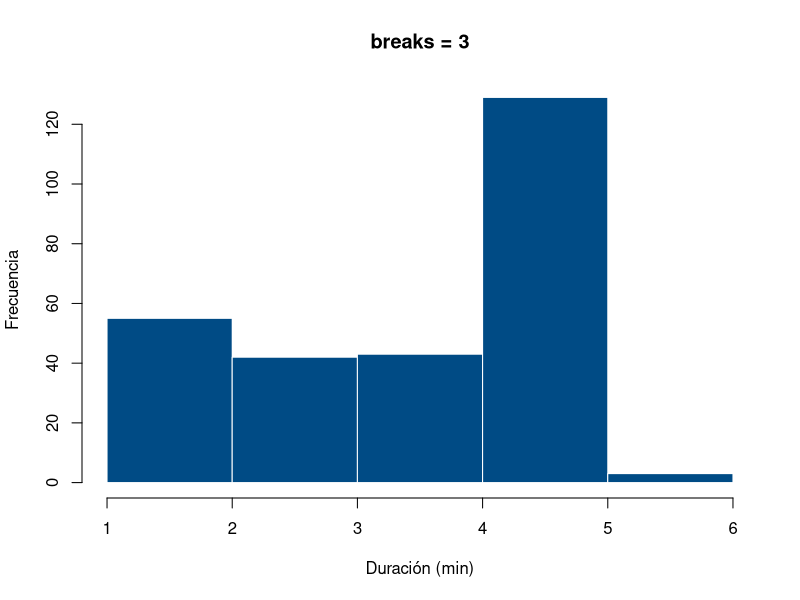
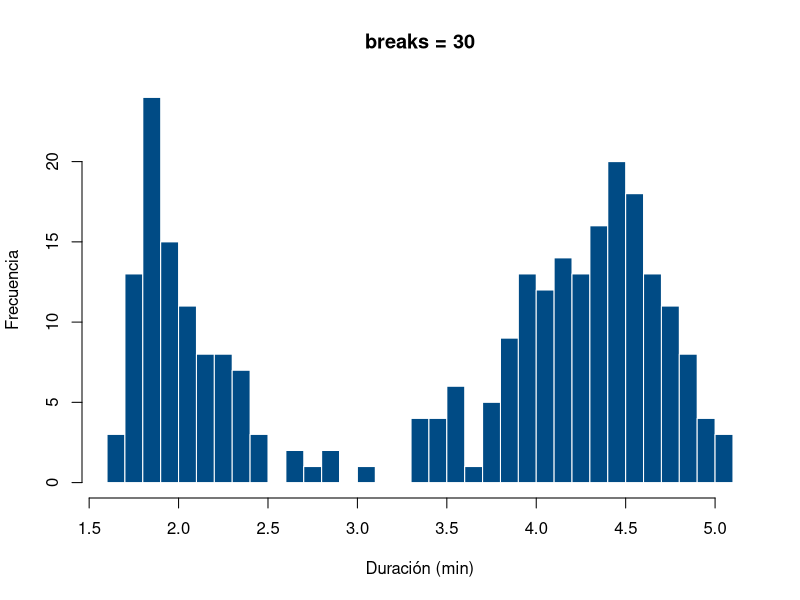
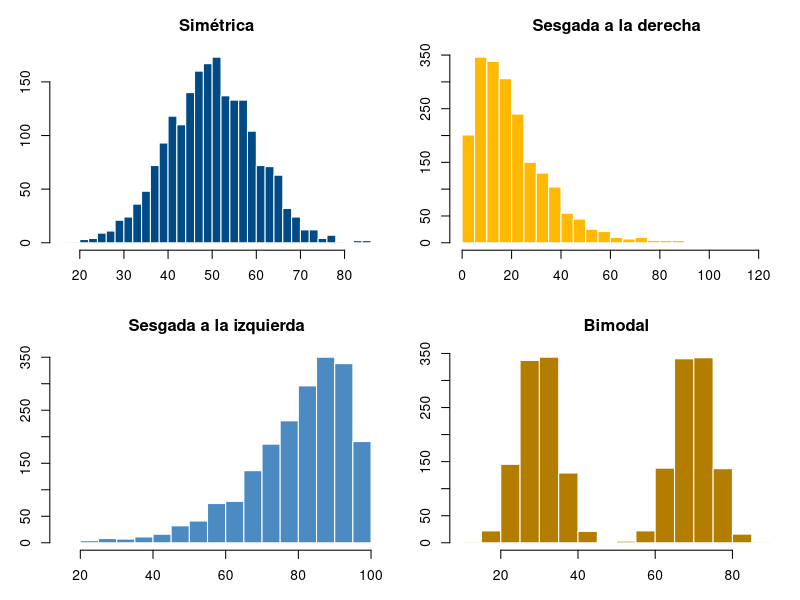
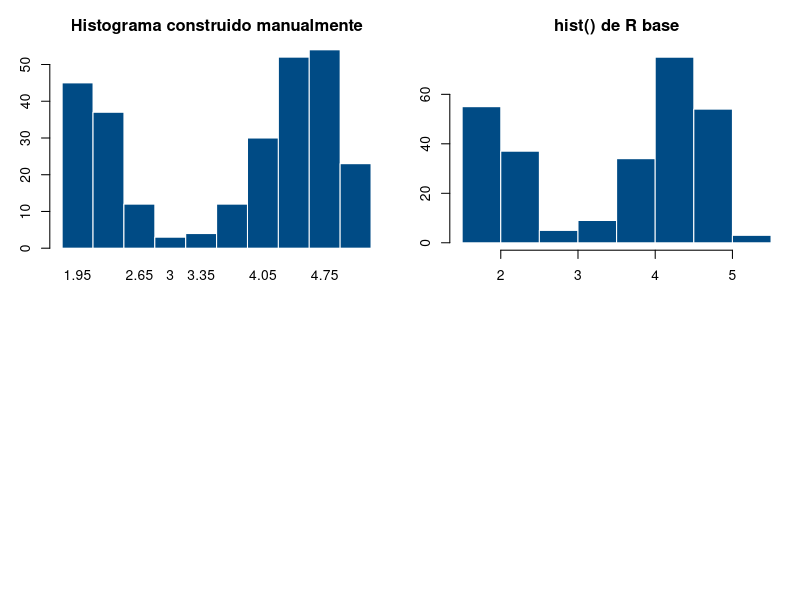
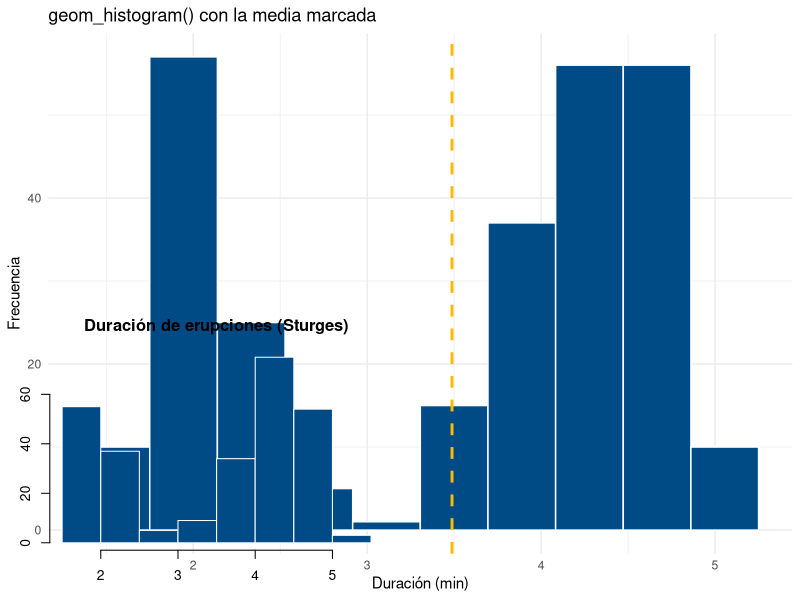

These figures' R source, in order:
## ---- chunk 1
#| label: fig-histograma-sturges
#| fig-cap: "Duración de erupciones de Old Faithful — pocos vs. muchos intervalos"
#| layout-ncol: 2
data(faithful)

hist(faithful$eruptions, breaks = 3, col = "#004B85", border = "white",
     main = "breaks = 3", xlab = "Duración (min)", ylab = "Frecuencia")

hist(faithful$eruptions, breaks = 30, col = "#004B85", border = "white",
     main = "breaks = 30", xlab = "Duración (min)", ylab = "Frecuencia")
## ---- chunk 2
#| label: fig-cuatro-formas
#| fig-cap: "Las cuatro formas típicas de una distribución, generadas con datos reales"
set.seed(42)
par(mfrow = c(2, 2), mar = c(3, 3, 3, 1))

# Simétrica
x1 <- rnorm(2000, mean = 50, sd = 10)
hist(x1, breaks = 25, col = "#004B85", border = "white",
     main = "Simétrica", xlab = "", ylab = "")

# Sesgada a la derecha
x2 <- rgamma(2000, shape = 2, rate = 0.1)
hist(x2, breaks = 25, col = "#FFB903", border = "white",
     main = "Sesgada a la derecha", xlab = "", ylab = "")

# Sesgada a la izquierda
x3 <- 100 - rgamma(2000, shape = 2, rate = 0.1)
hist(x3, breaks = 25, col = "#4B8BC2", border = "white",
     main = "Sesgada a la izquierda", xlab = "", ylab = "")

# Bimodal
x4 <- c(rnorm(1000, 30, 5), rnorm(1000, 70, 5))
hist(x4, breaks = 25, col = "#B37D00", border = "white",
     main = "Bimodal", xlab = "", ylab = "")
## ---- chunk 3
x <- faithful$eruptions
n <- length(x)

# Paso 1-3: rango, k por Sturges, ancho de clase
rango <- max(x) - min(x)
k <- ceiling(1 + 3.3 * log10(n))
w <- rango / k
c(rango = rango, k = k, ancho = round(w, 3))

# Paso 4: límites de clase
limites <- seq(min(x), max(x), length.out = k + 1)

# Paso 5: asignar cada dato a su clase y contar
clases <- cut(x, breaks = limites, include.lowest = TRUE)
tabla_agrupada <- data.frame(
  Intervalo       = levels(clases),
  Frec_absoluta   = as.vector(table(clases)),
  Frec_relativa   = round(as.vector(table(clases)) / n, 3),
  Frec_acumulada  = cumsum(as.vector(table(clases)))
)
tabla_agrupada
## ---- chunk 4
barplot(tabla_agrupada$Frec_absoluta, space = 0,
        names.arg = round(limites[-1], 2),
        col = "#004B85", border = "white",
        xlab = "Duración (min)", ylab = "Frecuencia",
        main = "Histograma construido manualmente")
## ---- chunk 5
h <- hist(faithful$eruptions, breaks = k,
          col = "#004B85", border = "white",
          xlab = "Duración (min)", ylab = "Frecuencia",
          main = "hist() de R base")
## ---- chunk 6
h$breaks   # límites de clase que usó
h$counts   # frecuencias absolutas por clase
## ---- chunk 7
#| message: false
library(ggplot2)

ggplot(faithful, aes(x = eruptions)) +
  geom_histogram(bins = k, fill = "#004B85", color = "white") +
  geom_vline(aes(xintercept = mean(eruptions)),
             color = "#FFB903", linetype = "dashed", linewidth = 1) +
  labs(x = "Duración (min)", y = "Frecuencia",
       title = "geom_histogram() con la media marcada") +
  theme_minimal()
## ---- chunk 8
n <- nrow(faithful)
n
k <- 1 + 3.3 * log10(n)
k
## ---- chunk 9
hist(faithful$eruptions, breaks = round(k),
     main = "Duración de erupciones (Sturges)",
     xlab = "Duración (min)", ylab = "Frecuencia",
     col = "#004B85", border = "white")
